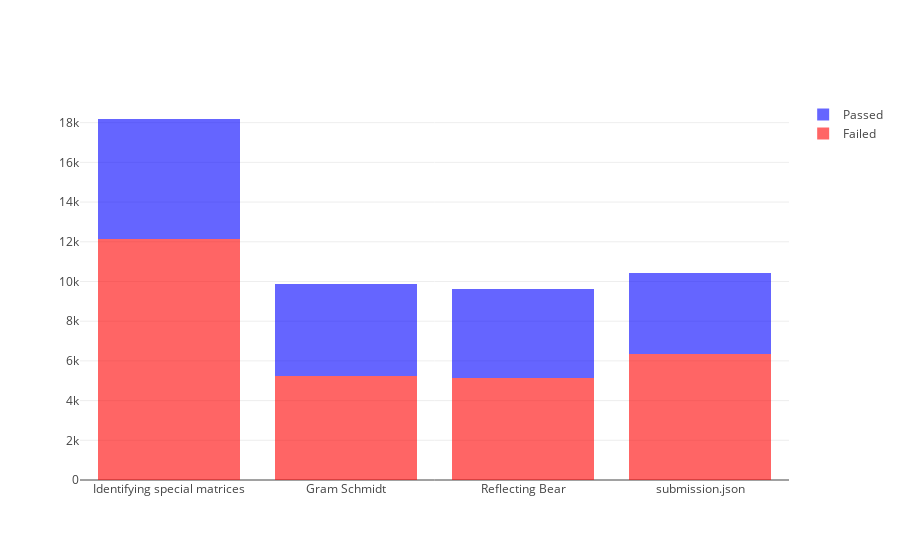

Notebook code cell kept with this figure:
### Markdown cell above
# Passes / fails

### Code cell
totalattempts = df2['programming_submission_id'].nunique()

ism = df2.loc[df2['programming_assignment_submission_schema_part_title'] == 'Identifying special matrices']
gs = df2.loc[df2['programming_assignment_submission_schema_part_title'] == 'Gram Schmidt']
rb = df2.loc[df2['programming_assignment_submission_schema_part_title'] == 'Reflecting Bear']
fs = df2.loc[df2['programming_assignment_submission_schema_part_title'] == 'submission.json']


def passed(df2):
    pass_fail = df2.loc[:,'programming_submission_score'].groupby(df2.loc[:,'programming_submission_score']).count()
    passed = sum(pass_fail[pass_fail.index >= 8])
    return passed

def failed(df2):
    pass_fail = df2.loc[:,'programming_submission_score'].groupby(df2.loc[:,'programming_submission_score']).count()
    failed = sum(pass_fail[pass_fail.index < 8])
    return failed

# data = [
#     go.Bar(
#             x=['total attempts', 'failed', 'passed'],
#             y=[totalattempts, failed, passed]
#     )
# ]


# py.iplot(data, filename='basic-bar')


trace2 = go.Bar(
    x=['Identifying special matrices', 'Gram Schmidt', 'Reflecting Bear',
       'submission.json'],
    y=[passed(ism),passed(gs),passed(rb),passed(fs)],
    name='Passed',
    marker = dict(
          color = 'blue'),
    opacity=0.6
)
trace1 = go.Bar(
    x=['Identifying special matrices', 'Gram Schmidt', 'Reflecting Bear',
       'submission.json'],
    y=[failed(ism),failed(gs),failed(rb),failed(fs)],
    name='Failed',
    marker = dict(
          color = 'red'),
     opacity=0.6
)

data = [trace1, trace2]
layout = go.Layout(
    barmode='stack'
)

fig = go.Figure(data=data, layout=layout)
py.iplot(fig, filename='stacked-bar')

### Figure 1 — Plotly figure (JSON) as saved in the notebook; plotly's stock layout.template omitted (floating-point values rounded to 4 significant figures)
{"data": [{"marker": {"color": "red"}, "name": "Failed", "opacity": 0.6, "type": "bar", "uid": "c1abf3c6-ef1c-11e8-8f9e-b4b68690f880", "x": ["Identifying special matrices", "Gram Schmidt", "Reflecting Bear", "submission.json"], "y": [12164, 5249, 5161, 6357]}, {"marker": {"color": "blue"}, "name": "Passed", "opacity": 0.6, "type": "bar", "uid": "c1abf3c7-ef1c-11e8-a8a3-b4b68690f880", "x": ["Identifying special matrices", "Gram Schmidt", "Reflecting Bear", "submission.json"], "y": [6021, 4646, 4462, 4056]}], "layout": {"barmode": "stack"}}
